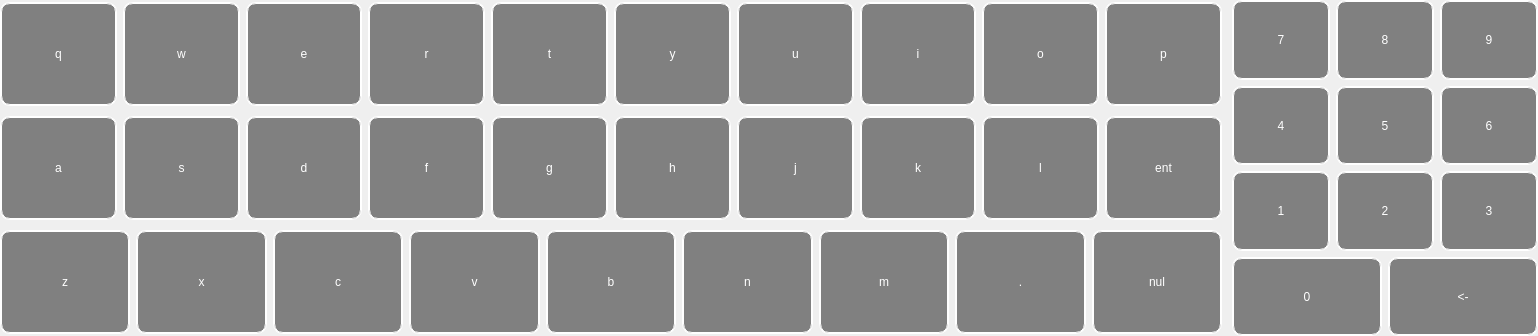
<?xml version="1.0" encoding="UTF-8"?>
<ui version="4.0">
 <class>RbVirtualKeyboard</class>
 <widget class="QWidget" name="RbVirtualKeyboard">
  <property name="geometry">
   <rect>
    <x>0</x>
    <y>0</y>
    <width>1538</width>
    <height>336</height>
   </rect>
  </property>
  <property name="windowTitle">
   <string>SimLaparo</string>
  </property>
  <property name="styleSheet">
   <string notr="true">QToolButton
{
border:2px groove white;
border-radius:10px;
background-color:gray;
color:white;
font-size:70px &quot;Adobe 黑体 Std R&quot;;
}

QToolButton:hover
,QToolButton:pressed
{
border-width:8px;
}

QLineEdit
{
font-size:25px;color:rgb(0,0,0);
border:2px solid rgb(155,200,33);
border-radius:10px;
}
</string>
  </property>
  <layout class="QHBoxLayout" name="horizontalLayout_5" stretch="4,1">
   <property name="spacing">
    <number>10</number>
   </property>
   <property name="leftMargin">
    <number>0</number>
   </property>
   <property name="topMargin">
    <number>0</number>
   </property>
   <property name="rightMargin">
    <number>0</number>
   </property>
   <property name="bottomMargin">
    <number>0</number>
   </property>
   <item>
    <widget class="QFrame" name="frame">
     <layout class="QGridLayout" name="gridLayout">
      <property name="leftMargin">
       <number>0</number>
      </property>
      <property name="topMargin">
       <number>0</number>
      </property>
      <property name="rightMargin">
       <number>0</number>
      </property>
      <property name="bottomMargin">
       <number>0</number>
      </property>
      <property name="horizontalSpacing">
       <number>6</number>
      </property>
      <item row="0" column="0">
       <layout class="QHBoxLayout" name="horizontalLayout_2">
        <item>
         <widget class="QFrame" name="frame_2">
          <layout class="QHBoxLayout" name="horizontalLayout_10">
           <property name="leftMargin">
            <number>0</number>
           </property>
           <property name="topMargin">
            <number>2</number>
           </property>
           <property name="rightMargin">
            <number>0</number>
           </property>
           <property name="bottomMargin">
            <number>2</number>
           </property>
           <item>
            <widget class="QToolButton" name="toolButton_q">
             <property name="sizePolicy">
              <sizepolicy hsizetype="Expanding" vsizetype="Expanding">
               <horstretch>0</horstretch>
               <verstretch>0</verstretch>
              </sizepolicy>
             </property>
             <property name="minimumSize">
              <size>
               <width>0</width>
               <height>0</height>
              </size>
             </property>
             <property name="maximumSize">
              <size>
               <width>16777215</width>
               <height>16777215</height>
              </size>
             </property>
             <property name="text">
              <string>q</string>
             </property>
            </widget>
           </item>
           <item>
            <widget class="QToolButton" name="toolButton_w">
             <property name="sizePolicy">
              <sizepolicy hsizetype="Expanding" vsizetype="Expanding">
               <horstretch>0</horstretch>
               <verstretch>0</verstretch>
              </sizepolicy>
             </property>
             <property name="minimumSize">
              <size>
               <width>0</width>
               <height>0</height>
              </size>
             </property>
             <property name="maximumSize">
              <size>
               <width>16777215</width>
               <height>16777215</height>
              </size>
             </property>
             <property name="text">
              <string>w</string>
             </property>
            </widget>
           </item>
           <item>
            <widget class="QToolButton" name="toolButton_e">
             <property name="sizePolicy">
              <sizepolicy hsizetype="Expanding" vsizetype="Expanding">
               <horstretch>0</horstretch>
               <verstretch>0</verstretch>
              </sizepolicy>
             </property>
             <property name="minimumSize">
              <size>
               <width>0</width>
               <height>0</height>
              </size>
             </property>
             <property name="maximumSize">
              <size>
               <width>16777215</width>
               <height>16777215</height>
              </size>
             </property>
             <property name="text">
              <string>e</string>
             </property>
            </widget>
           </item>
           <item>
            <widget class="QToolButton" name="toolButton_r">
             <property name="sizePolicy">
              <sizepolicy hsizetype="Expanding" vsizetype="Expanding">
               <horstretch>0</horstretch>
               <verstretch>0</verstretch>
              </sizepolicy>
             </property>
             <property name="minimumSize">
              <size>
               <width>0</width>
               <height>0</height>
              </size>
             </property>
             <property name="maximumSize">
              <size>
               <width>16777215</width>
               <height>16777215</height>
              </size>
             </property>
             <property name="text">
              <string>r</string>
             </property>
            </widget>
           </item>
           <item>
            <widget class="QToolButton" name="toolButton_t">
             <property name="sizePolicy">
              <sizepolicy hsizetype="Expanding" vsizetype="Expanding">
               <horstretch>0</horstretch>
               <verstretch>0</verstretch>
              </sizepolicy>
             </property>
             <property name="maximumSize">
              <size>
               <width>16777215</width>
               <height>16777215</height>
              </size>
             </property>
             <property name="text">
              <string>t</string>
             </property>
            </widget>
           </item>
           <item>
            <widget class="QToolButton" name="toolButton_y">
             <property name="sizePolicy">
              <sizepolicy hsizetype="Expanding" vsizetype="Expanding">
               <horstretch>0</horstretch>
               <verstretch>0</verstretch>
              </sizepolicy>
             </property>
             <property name="minimumSize">
              <size>
               <width>0</width>
               <height>0</height>
              </size>
             </property>
             <property name="maximumSize">
              <size>
               <width>16777215</width>
               <height>16777215</height>
              </size>
             </property>
             <property name="text">
              <string>y</string>
             </property>
            </widget>
           </item>
           <item>
            <widget class="QToolButton" name="toolButton_u">
             <property name="sizePolicy">
              <sizepolicy hsizetype="Expanding" vsizetype="Expanding">
               <horstretch>0</horstretch>
               <verstretch>0</verstretch>
              </sizepolicy>
             </property>
             <property name="minimumSize">
              <size>
               <width>0</width>
               <height>0</height>
              </size>
             </property>
             <property name="maximumSize">
              <size>
               <width>16777215</width>
               <height>16777215</height>
              </size>
             </property>
             <property name="text">
              <string>u</string>
             </property>
            </widget>
           </item>
           <item>
            <widget class="QToolButton" name="toolButton_i">
             <property name="sizePolicy">
              <sizepolicy hsizetype="Expanding" vsizetype="Expanding">
               <horstretch>0</horstretch>
               <verstretch>0</verstretch>
              </sizepolicy>
             </property>
             <property name="minimumSize">
              <size>
               <width>0</width>
               <height>0</height>
              </size>
             </property>
             <property name="maximumSize">
              <size>
               <width>16777215</width>
               <height>16777215</height>
              </size>
             </property>
             <property name="text">
              <string>i</string>
             </property>
            </widget>
           </item>
           <item>
            <widget class="QToolButton" name="toolButton_o">
             <property name="sizePolicy">
              <sizepolicy hsizetype="Expanding" vsizetype="Expanding">
               <horstretch>0</horstretch>
               <verstretch>0</verstretch>
              </sizepolicy>
             </property>
             <property name="minimumSize">
              <size>
               <width>0</width>
               <height>0</height>
              </size>
             </property>
             <property name="maximumSize">
              <size>
               <width>16777215</width>
               <height>16777215</height>
              </size>
             </property>
             <property name="text">
              <string>o</string>
             </property>
            </widget>
           </item>
           <item>
            <widget class="QToolButton" name="toolButton_p">
             <property name="sizePolicy">
              <sizepolicy hsizetype="Expanding" vsizetype="Expanding">
               <horstretch>0</horstretch>
               <verstretch>0</verstretch>
              </sizepolicy>
             </property>
             <property name="minimumSize">
              <size>
               <width>0</width>
               <height>0</height>
              </size>
             </property>
             <property name="maximumSize">
              <size>
               <width>16777215</width>
               <height>16777215</height>
              </size>
             </property>
             <property name="text">
              <string>p</string>
             </property>
            </widget>
           </item>
          </layout>
         </widget>
        </item>
       </layout>
      </item>
      <item row="1" column="0">
       <layout class="QHBoxLayout" name="horizontalLayout_3">
        <item>
         <widget class="QFrame" name="frame_3">
          <layout class="QHBoxLayout" name="horizontalLayout_11">
           <property name="leftMargin">
            <number>0</number>
           </property>
           <property name="topMargin">
            <number>2</number>
           </property>
           <property name="rightMargin">
            <number>0</number>
           </property>
           <property name="bottomMargin">
            <number>2</number>
           </property>
           <item>
            <widget class="QToolButton" name="toolButton_a">
             <property name="sizePolicy">
              <sizepolicy hsizetype="Expanding" vsizetype="Expanding">
               <horstretch>0</horstretch>
               <verstretch>0</verstretch>
              </sizepolicy>
             </property>
             <property name="minimumSize">
              <size>
               <width>0</width>
               <height>0</height>
              </size>
             </property>
             <property name="maximumSize">
              <size>
               <width>16777215</width>
               <height>16777215</height>
              </size>
             </property>
             <property name="text">
              <string>a</string>
             </property>
            </widget>
           </item>
           <item>
            <widget class="QToolButton" name="toolButton_s">
             <property name="sizePolicy">
              <sizepolicy hsizetype="Expanding" vsizetype="Expanding">
               <horstretch>0</horstretch>
               <verstretch>0</verstretch>
              </sizepolicy>
             </property>
             <property name="minimumSize">
              <size>
               <width>0</width>
               <height>0</height>
              </size>
             </property>
             <property name="maximumSize">
              <size>
               <width>16777215</width>
               <height>16777215</height>
              </size>
             </property>
             <property name="text">
              <string>s</string>
             </property>
            </widget>
           </item>
           <item>
            <widget class="QToolButton" name="toolButton_d">
             <property name="sizePolicy">
              <sizepolicy hsizetype="Expanding" vsizetype="Expanding">
               <horstretch>0</horstretch>
               <verstretch>0</verstretch>
              </sizepolicy>
             </property>
             <property name="maximumSize">
              <size>
               <width>16777215</width>
               <height>16777215</height>
              </size>
             </property>
             <property name="text">
              <string>d</string>
             </property>
            </widget>
           </item>
           <item>
            <widget class="QToolButton" name="toolButton_f">
             <property name="sizePolicy">
              <sizepolicy hsizetype="Expanding" vsizetype="Expanding">
               <horstretch>0</horstretch>
               <verstretch>0</verstretch>
              </sizepolicy>
             </property>
             <property name="minimumSize">
              <size>
               <width>0</width>
               <height>0</height>
              </size>
             </property>
             <property name="maximumSize">
              <size>
               <width>16777215</width>
               <height>16777215</height>
              </size>
             </property>
             <property name="text">
              <string>f</string>
             </property>
            </widget>
           </item>
           <item>
            <widget class="QToolButton" name="toolButton_g">
             <property name="sizePolicy">
              <sizepolicy hsizetype="Expanding" vsizetype="Expanding">
               <horstretch>0</horstretch>
               <verstretch>0</verstretch>
              </sizepolicy>
             </property>
             <property name="minimumSize">
              <size>
               <width>0</width>
               <height>0</height>
              </size>
             </property>
             <property name="maximumSize">
              <size>
               <width>16777215</width>
               <height>16777215</height>
              </size>
             </property>
             <property name="text">
              <string>g</string>
             </property>
            </widget>
           </item>
           <item>
            <widget class="QToolButton" name="toolButton_h">
             <property name="sizePolicy">
              <sizepolicy hsizetype="Expanding" vsizetype="Expanding">
               <horstretch>0</horstretch>
               <verstretch>0</verstretch>
              </sizepolicy>
             </property>
             <property name="minimumSize">
              <size>
               <width>0</width>
               <height>0</height>
              </size>
             </property>
             <property name="maximumSize">
              <size>
               <width>16777215</width>
               <height>16777215</height>
              </size>
             </property>
             <property name="text">
              <string>h</string>
             </property>
            </widget>
           </item>
           <item>
            <widget class="QToolButton" name="toolButton_j">
             <property name="sizePolicy">
              <sizepolicy hsizetype="Expanding" vsizetype="Expanding">
               <horstretch>0</horstretch>
               <verstretch>0</verstretch>
              </sizepolicy>
             </property>
             <property name="minimumSize">
              <size>
               <width>0</width>
               <height>0</height>
              </size>
             </property>
             <property name="maximumSize">
              <size>
               <width>16777215</width>
               <height>16777215</height>
              </size>
             </property>
             <property name="text">
              <string>j</string>
             </property>
            </widget>
           </item>
           <item>
            <widget class="QToolButton" name="toolButton_k">
             <property name="sizePolicy">
              <sizepolicy hsizetype="Expanding" vsizetype="Expanding">
               <horstretch>0</horstretch>
               <verstretch>0</verstretch>
              </sizepolicy>
             </property>
             <property name="minimumSize">
              <size>
               <width>0</width>
               <height>0</height>
              </size>
             </property>
             <property name="maximumSize">
              <size>
               <width>16777215</width>
               <height>16777215</height>
              </size>
             </property>
             <property name="text">
              <string>k</string>
             </property>
            </widget>
           </item>
           <item>
            <widget class="QToolButton" name="toolButton_l">
             <property name="sizePolicy">
              <sizepolicy hsizetype="Expanding" vsizetype="Expanding">
               <horstretch>0</horstretch>
               <verstretch>0</verstretch>
              </sizepolicy>
             </property>
             <property name="minimumSize">
              <size>
               <width>0</width>
               <height>0</height>
              </size>
             </property>
             <property name="maximumSize">
              <size>
               <width>16777215</width>
               <height>16777215</height>
              </size>
             </property>
             <property name="text">
              <string>l</string>
             </property>
            </widget>
           </item>
           <item>
            <widget class="QToolButton" name="toolButton_enter">
             <property name="sizePolicy">
              <sizepolicy hsizetype="Expanding" vsizetype="Expanding">
               <horstretch>0</horstretch>
               <verstretch>0</verstretch>
              </sizepolicy>
             </property>
             <property name="minimumSize">
              <size>
               <width>0</width>
               <height>0</height>
              </size>
             </property>
             <property name="maximumSize">
              <size>
               <width>16777215</width>
               <height>16777215</height>
              </size>
             </property>
             <property name="text">
              <string>ent</string>
             </property>
            </widget>
           </item>
          </layout>
         </widget>
        </item>
       </layout>
      </item>
      <item row="2" column="0">
       <layout class="QHBoxLayout" name="horizontalLayout_4">
        <item>
         <widget class="QFrame" name="frame_4">
          <layout class="QHBoxLayout" name="horizontalLayout_12">
           <property name="spacing">
            <number>6</number>
           </property>
           <property name="leftMargin">
            <number>0</number>
           </property>
           <property name="topMargin">
            <number>2</number>
           </property>
           <property name="rightMargin">
            <number>0</number>
           </property>
           <property name="bottomMargin">
            <number>2</number>
           </property>
           <item>
            <widget class="QToolButton" name="toolButton_z">
             <property name="sizePolicy">
              <sizepolicy hsizetype="Expanding" vsizetype="Expanding">
               <horstretch>0</horstretch>
               <verstretch>0</verstretch>
              </sizepolicy>
             </property>
             <property name="minimumSize">
              <size>
               <width>0</width>
               <height>0</height>
              </size>
             </property>
             <property name="maximumSize">
              <size>
               <width>16777215</width>
               <height>16777215</height>
              </size>
             </property>
             <property name="text">
              <string>z</string>
             </property>
            </widget>
           </item>
           <item>
            <widget class="QToolButton" name="toolButton_x">
             <property name="sizePolicy">
              <sizepolicy hsizetype="Expanding" vsizetype="Expanding">
               <horstretch>0</horstretch>
               <verstretch>0</verstretch>
              </sizepolicy>
             </property>
             <property name="minimumSize">
              <size>
               <width>0</width>
               <height>0</height>
              </size>
             </property>
             <property name="maximumSize">
              <size>
               <width>16777215</width>
               <height>16777215</height>
              </size>
             </property>
             <property name="text">
              <string>x</string>
             </property>
            </widget>
           </item>
           <item>
            <widget class="QToolButton" name="toolButton_c">
             <property name="sizePolicy">
              <sizepolicy hsizetype="Expanding" vsizetype="Expanding">
               <horstretch>0</horstretch>
               <verstretch>0</verstretch>
              </sizepolicy>
             </property>
             <property name="minimumSize">
              <size>
               <width>0</width>
               <height>0</height>
              </size>
             </property>
             <property name="maximumSize">
              <size>
               <width>16777215</width>
               <height>16777215</height>
              </size>
             </property>
             <property name="text">
              <string>c</string>
             </property>
            </widget>
           </item>
           <item>
            <widget class="QToolButton" name="toolButton_v">
             <property name="sizePolicy">
              <sizepolicy hsizetype="Expanding" vsizetype="Expanding">
               <horstretch>0</horstretch>
               <verstretch>0</verstretch>
              </sizepolicy>
             </property>
             <property name="minimumSize">
              <size>
               <width>0</width>
               <height>0</height>
              </size>
             </property>
             <property name="maximumSize">
              <size>
               <width>16777215</width>
               <height>16777215</height>
              </size>
             </property>
             <property name="text">
              <string>v</string>
             </property>
            </widget>
           </item>
           <item>
            <widget class="QToolButton" name="toolButton_b">
             <property name="sizePolicy">
              <sizepolicy hsizetype="Expanding" vsizetype="Expanding">
               <horstretch>0</horstretch>
               <verstretch>0</verstretch>
              </sizepolicy>
             </property>
             <property name="minimumSize">
              <size>
               <width>0</width>
               <height>0</height>
              </size>
             </property>
             <property name="maximumSize">
              <size>
               <width>16777215</width>
               <height>16777215</height>
              </size>
             </property>
             <property name="text">
              <string>b</string>
             </property>
            </widget>
           </item>
           <item>
            <widget class="QToolButton" name="toolButton_n">
             <property name="sizePolicy">
              <sizepolicy hsizetype="Expanding" vsizetype="Expanding">
               <horstretch>0</horstretch>
               <verstretch>0</verstretch>
              </sizepolicy>
             </property>
             <property name="minimumSize">
              <size>
               <width>0</width>
               <height>0</height>
              </size>
             </property>
             <property name="maximumSize">
              <size>
               <width>16777215</width>
               <height>16777215</height>
              </size>
             </property>
             <property name="text">
              <string>n</string>
             </property>
            </widget>
           </item>
           <item>
            <widget class="QToolButton" name="toolButton_m">
             <property name="sizePolicy">
              <sizepolicy hsizetype="Expanding" vsizetype="Expanding">
               <horstretch>0</horstretch>
               <verstretch>0</verstretch>
              </sizepolicy>
             </property>
             <property name="minimumSize">
              <size>
               <width>0</width>
               <height>0</height>
              </size>
             </property>
             <property name="maximumSize">
              <size>
               <width>16777215</width>
               <height>16777215</height>
              </size>
             </property>
             <property name="text">
              <string>m</string>
             </property>
            </widget>
           </item>
           <item>
            <widget class="QToolButton" name="toolButton_dot">
             <property name="sizePolicy">
              <sizepolicy hsizetype="Expanding" vsizetype="Expanding">
               <horstretch>0</horstretch>
               <verstretch>0</verstretch>
              </sizepolicy>
             </property>
             <property name="minimumSize">
              <size>
               <width>0</width>
               <height>0</height>
              </size>
             </property>
             <property name="maximumSize">
              <size>
               <width>16777215</width>
               <height>16777215</height>
              </size>
             </property>
             <property name="text">
              <string>.</string>
             </property>
            </widget>
           </item>
           <item>
            <widget class="QToolButton" name="toolButton_clear">
             <property name="sizePolicy">
              <sizepolicy hsizetype="Expanding" vsizetype="Expanding">
               <horstretch>0</horstretch>
               <verstretch>0</verstretch>
              </sizepolicy>
             </property>
             <property name="minimumSize">
              <size>
               <width>0</width>
               <height>0</height>
              </size>
             </property>
             <property name="maximumSize">
              <size>
               <width>16777215</width>
               <height>16777215</height>
              </size>
             </property>
             <property name="text">
              <string>nul</string>
             </property>
            </widget>
           </item>
          </layout>
         </widget>
        </item>
       </layout>
      </item>
     </layout>
    </widget>
   </item>
   <item>
    <widget class="QFrame" name="frame_5">
     <layout class="QGridLayout" name="gridLayout_2">
      <property name="leftMargin">
       <number>0</number>
      </property>
      <property name="topMargin">
       <number>0</number>
      </property>
      <property name="rightMargin">
       <number>0</number>
      </property>
      <property name="bottomMargin">
       <number>0</number>
      </property>
      <item row="0" column="0">
       <layout class="QVBoxLayout" name="verticalLayout">
        <item>
         <layout class="QHBoxLayout" name="horizontalLayout">
          <item>
           <widget class="QToolButton" name="toolButton_7">
            <property name="sizePolicy">
             <sizepolicy hsizetype="Expanding" vsizetype="Expanding">
              <horstretch>0</horstretch>
              <verstretch>0</verstretch>
             </sizepolicy>
            </property>
            <property name="minimumSize">
             <size>
              <width>0</width>
              <height>0</height>
             </size>
            </property>
            <property name="maximumSize">
             <size>
              <width>16777215</width>
              <height>16777215</height>
             </size>
            </property>
            <property name="text">
             <string>7</string>
            </property>
           </widget>
          </item>
          <item>
           <widget class="QToolButton" name="toolButton_8">
            <property name="sizePolicy">
             <sizepolicy hsizetype="Expanding" vsizetype="Expanding">
              <horstretch>0</horstretch>
              <verstretch>0</verstretch>
             </sizepolicy>
            </property>
            <property name="minimumSize">
             <size>
              <width>0</width>
              <height>0</height>
             </size>
            </property>
            <property name="maximumSize">
             <size>
              <width>16777215</width>
              <height>16777215</height>
             </size>
            </property>
            <property name="text">
             <string>8</string>
            </property>
           </widget>
          </item>
          <item>
           <widget class="QToolButton" name="toolButton_9">
            <property name="sizePolicy">
             <sizepolicy hsizetype="Expanding" vsizetype="Expanding">
              <horstretch>0</horstretch>
              <verstretch>0</verstretch>
             </sizepolicy>
            </property>
            <property name="minimumSize">
             <size>
              <width>0</width>
              <height>0</height>
             </size>
            </property>
            <property name="maximumSize">
             <size>
              <width>16777215</width>
              <height>16777215</height>
             </size>
            </property>
            <property name="text">
             <string>9</string>
            </property>
           </widget>
          </item>
         </layout>
        </item>
        <item>
         <layout class="QHBoxLayout" name="horizontalLayout_6">
          <item>
           <widget class="QToolButton" name="toolButton_4">
            <property name="sizePolicy">
             <sizepolicy hsizetype="Expanding" vsizetype="Expanding">
              <horstretch>0</horstretch>
              <verstretch>0</verstretch>
             </sizepolicy>
            </property>
            <property name="minimumSize">
             <size>
              <width>0</width>
              <height>0</height>
             </size>
            </property>
            <property name="maximumSize">
             <size>
              <width>16777215</width>
              <height>16777215</height>
             </size>
            </property>
            <property name="text">
             <string>4</string>
            </property>
           </widget>
          </item>
          <item>
           <widget class="QToolButton" name="toolButton_5">
            <property name="sizePolicy">
             <sizepolicy hsizetype="Expanding" vsizetype="Expanding">
              <horstretch>0</horstretch>
              <verstretch>0</verstretch>
             </sizepolicy>
            </property>
            <property name="minimumSize">
             <size>
              <width>0</width>
              <height>0</height>
             </size>
            </property>
            <property name="maximumSize">
             <size>
              <width>16777215</width>
              <height>16777215</height>
             </size>
            </property>
            <property name="text">
             <string>5</string>
            </property>
           </widget>
          </item>
          <item>
           <widget class="QToolButton" name="toolButton_6">
            <property name="sizePolicy">
             <sizepolicy hsizetype="Expanding" vsizetype="Expanding">
              <horstretch>0</horstretch>
              <verstretch>0</verstretch>
             </sizepolicy>
            </property>
            <property name="minimumSize">
             <size>
              <width>0</width>
              <height>0</height>
             </size>
            </property>
            <property name="maximumSize">
             <size>
              <width>16777215</width>
              <height>16777215</height>
             </size>
            </property>
            <property name="text">
             <string>6</string>
            </property>
           </widget>
          </item>
         </layout>
        </item>
        <item>
         <layout class="QHBoxLayout" name="horizontalLayout_7">
          <item>
           <widget class="QToolButton" name="toolButton_1">
            <property name="sizePolicy">
             <sizepolicy hsizetype="Expanding" vsizetype="Expanding">
              <horstretch>0</horstretch>
              <verstretch>0</verstretch>
             </sizepolicy>
            </property>
            <property name="minimumSize">
             <size>
              <width>0</width>
              <height>0</height>
             </size>
            </property>
            <property name="maximumSize">
             <size>
              <width>16777215</width>
              <height>16777215</height>
             </size>
            </property>
            <property name="text">
             <string>1</string>
            </property>
           </widget>
          </item>
          <item>
           <widget class="QToolButton" name="toolButton_2">
            <property name="sizePolicy">
             <sizepolicy hsizetype="Expanding" vsizetype="Expanding">
              <horstretch>0</horstretch>
              <verstretch>0</verstretch>
             </sizepolicy>
            </property>
            <property name="minimumSize">
             <size>
              <width>0</width>
              <height>0</height>
             </size>
            </property>
            <property name="maximumSize">
             <size>
              <width>16777215</width>
              <height>16777215</height>
             </size>
            </property>
            <property name="text">
             <string>2</string>
            </property>
           </widget>
          </item>
          <item>
           <widget class="QToolButton" name="toolButton_3">
            <property name="sizePolicy">
             <sizepolicy hsizetype="Expanding" vsizetype="Expanding">
              <horstretch>0</horstretch>
              <verstretch>0</verstretch>
             </sizepolicy>
            </property>
            <property name="minimumSize">
             <size>
              <width>0</width>
              <height>0</height>
             </size>
            </property>
            <property name="maximumSize">
             <size>
              <width>16777215</width>
              <height>16777215</height>
             </size>
            </property>
            <property name="text">
             <string>3</string>
            </property>
           </widget>
          </item>
         </layout>
        </item>
        <item>
         <layout class="QHBoxLayout" name="horizontalLayout_9">
          <item>
           <widget class="QToolButton" name="toolButton_0">
            <property name="sizePolicy">
             <sizepolicy hsizetype="Expanding" vsizetype="Expanding">
              <horstretch>0</horstretch>
              <verstretch>0</verstretch>
             </sizepolicy>
            </property>
            <property name="minimumSize">
             <size>
              <width>0</width>
              <height>0</height>
             </size>
            </property>
            <property name="maximumSize">
             <size>
              <width>16777215</width>
              <height>16777215</height>
             </size>
            </property>
            <property name="text">
             <string>0</string>
            </property>
           </widget>
          </item>
          <item>
           <widget class="QToolButton" name="toolButton_backspace">
            <property name="sizePolicy">
             <sizepolicy hsizetype="Expanding" vsizetype="Expanding">
              <horstretch>0</horstretch>
              <verstretch>0</verstretch>
             </sizepolicy>
            </property>
            <property name="text">
             <string>&lt;-</string>
            </property>
           </widget>
          </item>
         </layout>
        </item>
       </layout>
      </item>
     </layout>
    </widget>
   </item>
  </layout>
 </widget>
 <layoutdefault spacing="6" margin="11"/>
 <resources/>
 <connections/>
</ui>
